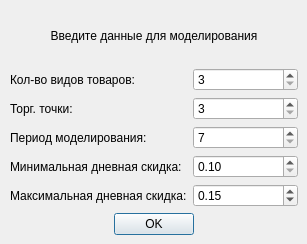
<?xml version="1.0" encoding="UTF-8"?>
<ui version="4.0">
 <class>SimulationParameters</class>
 <widget class="QDialog" name="SimulationParameters">
  <property name="geometry">
   <rect>
    <x>0</x>
    <y>0</y>
    <width>307</width>
    <height>244</height>
   </rect>
  </property>
  <property name="windowTitle">
   <string>Параметры симуляции</string>
  </property>
  <property name="modal">
   <bool>true</bool>
  </property>
  <widget class="QWidget" name="layoutWidget">
   <property name="geometry">
    <rect>
     <x>10</x>
     <y>10</y>
     <width>288</width>
     <height>225</height>
    </rect>
   </property>
   <layout class="QVBoxLayout" name="verticalLayout">
    <item>
     <widget class="QLabel" name="label">
      <property name="text">
       <string>Введите данные для моделирования</string>
      </property>
      <property name="alignment">
       <set>Qt::AlignCenter</set>
      </property>
     </widget>
    </item>
    <item>
     <layout class="QFormLayout" name="BaseParametersForm">
      <property name="sizeConstraint">
       <enum>QLayout::SetDefaultConstraint</enum>
      </property>
      <property name="labelAlignment">
       <set>Qt::AlignLeading|Qt::AlignLeft|Qt::AlignVCenter</set>
      </property>
      <property name="formAlignment">
       <set>Qt::AlignLeading|Qt::AlignLeft|Qt::AlignVCenter</set>
      </property>
      <item row="0" column="0">
       <widget class="QLabel" name="Label">
        <property name="text">
         <string>Кол-во видов товаров:</string>
        </property>
       </widget>
      </item>
      <item row="0" column="1">
       <widget class="QSpinBox" name="ProductsSpinBox">
        <property name="minimum">
         <number>3</number>
        </property>
        <property name="maximum">
         <number>17</number>
        </property>
       </widget>
      </item>
      <item row="1" column="0">
       <widget class="QLabel" name="Label_2">
        <property name="text">
         <string>Торг. точки:</string>
        </property>
       </widget>
      </item>
      <item row="1" column="1">
       <widget class="QSpinBox" name="ShopsSpinBox">
        <property name="minimum">
         <number>3</number>
        </property>
        <property name="maximum">
         <number>9</number>
        </property>
       </widget>
      </item>
      <item row="2" column="0">
       <widget class="QLabel" name="Label_3">
        <property name="text">
         <string>Период моделирования:</string>
        </property>
       </widget>
      </item>
      <item row="2" column="1">
       <widget class="QSpinBox" name="DaysSpinBox">
        <property name="minimum">
         <number>7</number>
        </property>
        <property name="maximum">
         <number>30</number>
        </property>
       </widget>
      </item>
      <item row="3" column="0">
       <widget class="QLabel" name="Label_4">
        <property name="text">
         <string>Минимальная дневная скидка:</string>
        </property>
       </widget>
      </item>
      <item row="3" column="1">
       <widget class="QDoubleSpinBox" name="MinDailySpinBox">
        <property name="minimum">
         <double>0.100000000000000</double>
        </property>
        <property name="maximum">
         <double>0.900000000000000</double>
        </property>
       </widget>
      </item>
      <item row="4" column="0">
       <widget class="QLabel" name="Label_5">
        <property name="text">
         <string>Максимальная дневная скидка:</string>
        </property>
       </widget>
      </item>
      <item row="4" column="1">
       <widget class="QDoubleSpinBox" name="MaxDailySpinBox">
        <property name="minimum">
         <double>0.100000000000000</double>
        </property>
        <property name="maximum">
         <double>0.900000000000000</double>
        </property>
        <property name="value">
         <double>0.150000000000000</double>
        </property>
       </widget>
      </item>
     </layout>
    </item>
    <item alignment="Qt::AlignHCenter">
     <widget class="QDialogButtonBox" name="OkButton">
      <property name="standardButtons">
       <set>QDialogButtonBox::Ok</set>
      </property>
     </widget>
    </item>
   </layout>
  </widget>
 </widget>
 <resources/>
 <connections/>
</ui>
